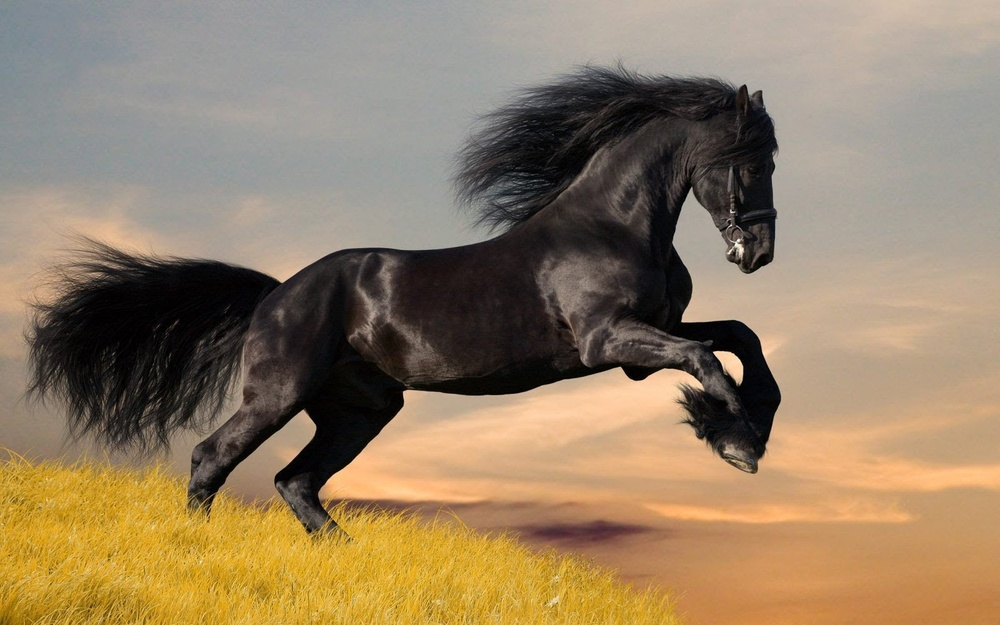
#> input picture Cavalo/cavalo.jpg, 1000 x 625 px, shrunk from 1600 x 1000 before the run
$ python processar_imagem.py
#> lines starting #> are read from the running program, lines starting #| are printed output that depends on the picture
import cv2
import numpy as np

# Carregar a imagem
imagem = cv2.imread('cavalo.jpg')
#> imagem is the input picture: shape (625, 1000, 3); mean B, G, R 100.6, 127.6, 147.6

# Separando os canais de cor em azul, verde e vermelho
azul, verde, vermelho = cv2.split(imagem)
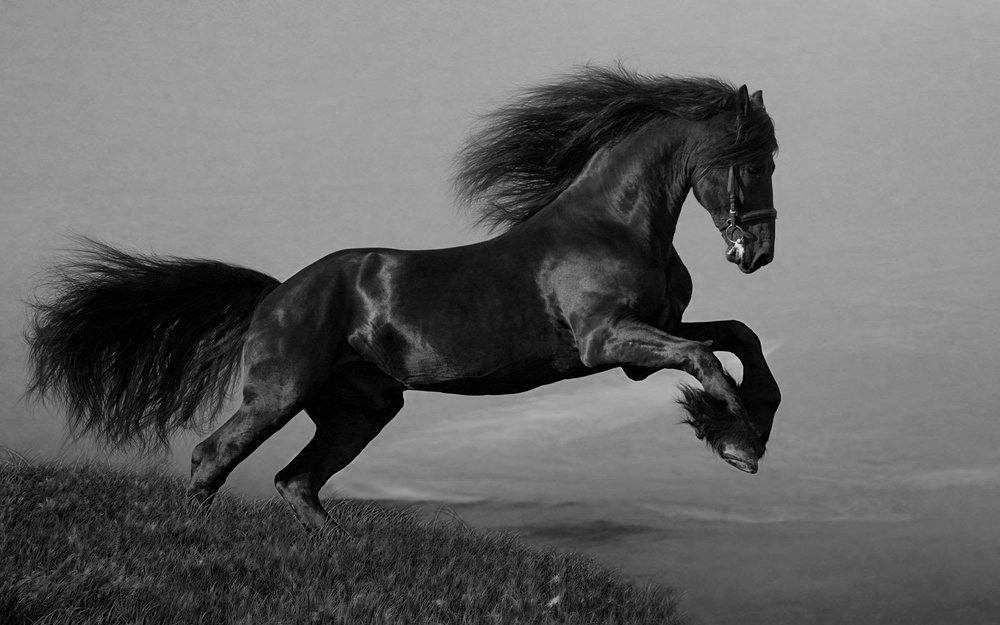
#> azul: shape (625, 1000); min 0, max 242, mean 100.6
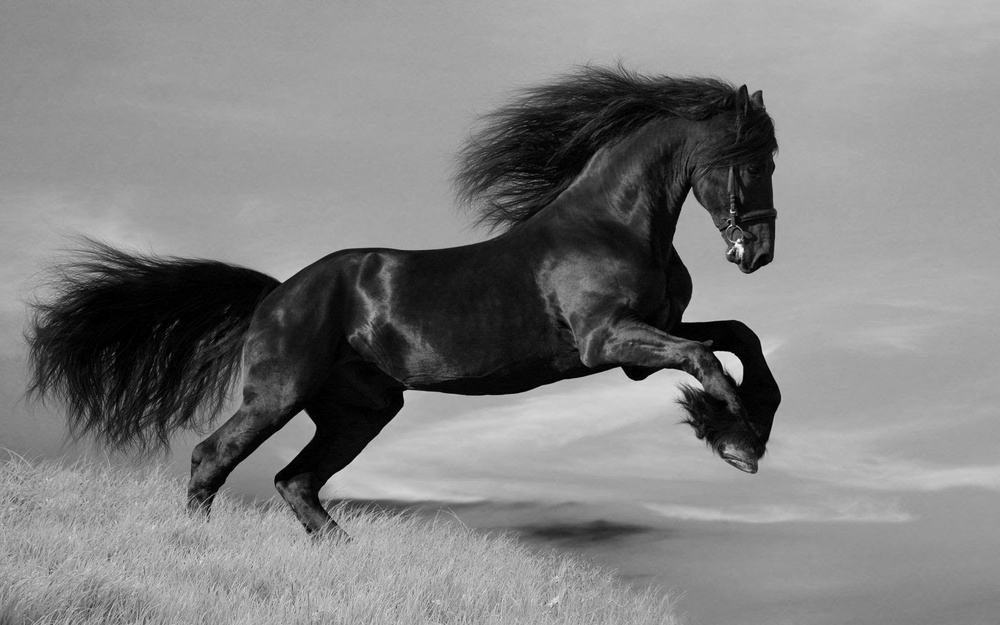
#> verde: shape (625, 1000); min 0, max 253, mean 127.6
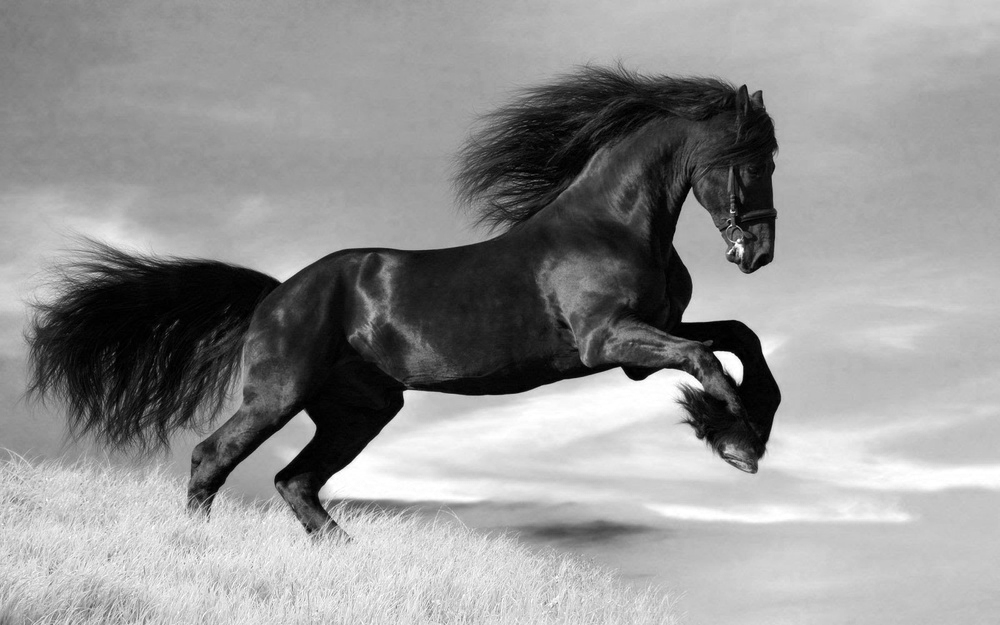
#> vermelho: shape (625, 1000); min 0, max 255, mean 147.6

# Mesclando os canais de cor, na ordem azul, verde e vermelho
imagem_mesclada = cv2.merge((azul, verde, vermelho))

# Invertendo os canais de cor
imagem_invertida = cv2.merge((vermelho, verde, azul))

# Criando uma imagem branca nas dimensões da imagem lida
blank = np.zeros(imagem.shape[:2], dtype='uint8')

# Abrindo as imagens por canais e mesclando com as matrizes de zero (blank)
canal_azul = cv2.merge([azul, blank, blank])
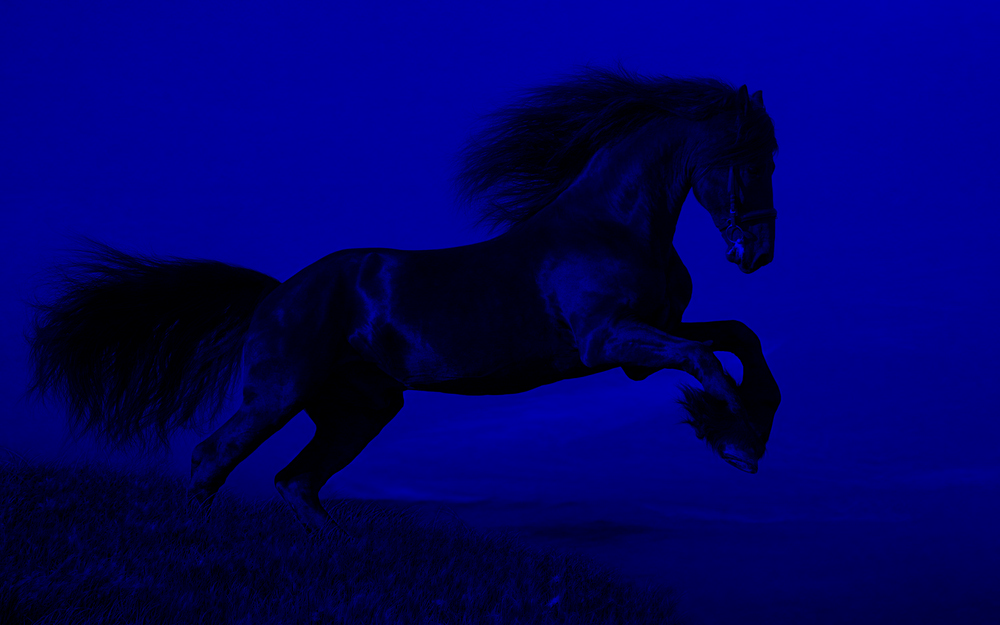
#> canal_azul: shape (625, 1000, 3); mean of channels 0, 1, 2 100.6, 0, 0; drawn as B, G, R
canal_verde = cv2.merge([blank, verde, blank])
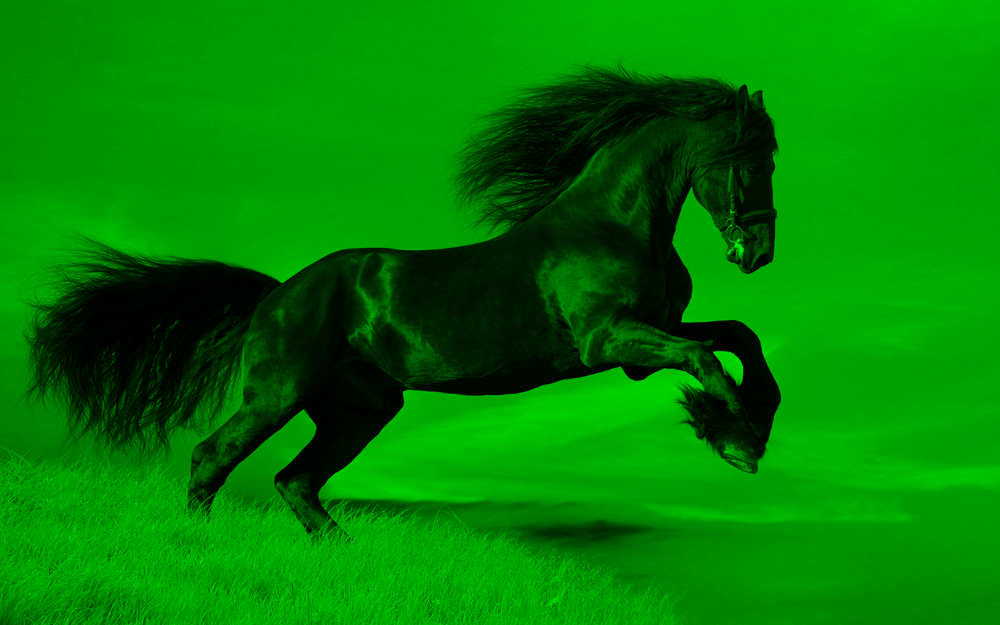
#> canal_verde: shape (625, 1000, 3); mean of channels 0, 1, 2 0, 127.6, 0; drawn as B, G, R
canal_vermelho = cv2.merge([blank, blank, vermelho])
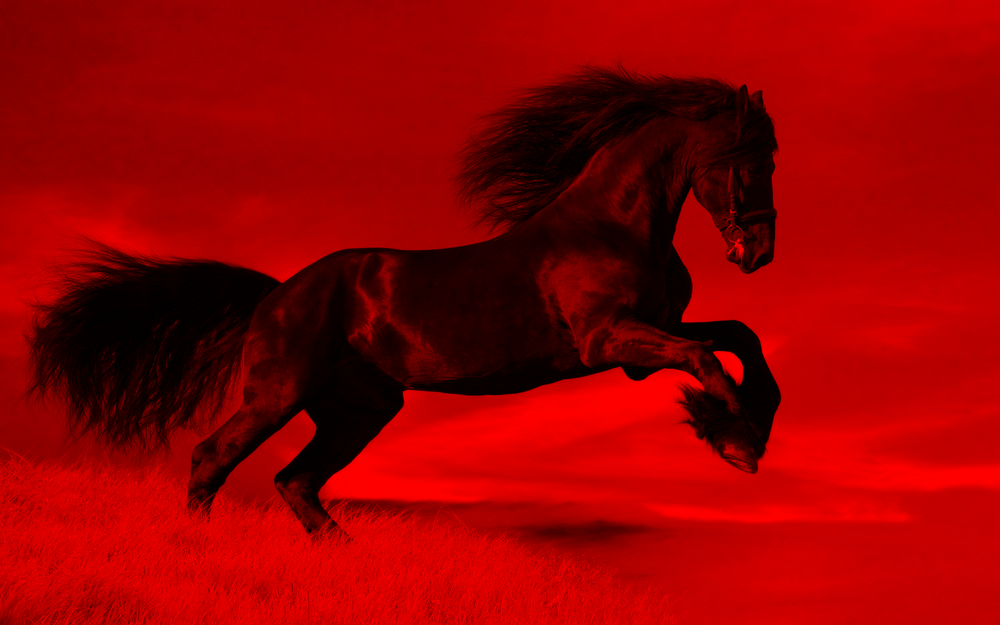
#> canal_vermelho: shape (625, 1000, 3); mean of channels 0, 1, 2 0, 0, 147.6; drawn as B, G, R

# Exibindo a imagem original
cv2.imshow('Imagem Original', imagem)

# Exibindo os canais de cores separadamente
cv2.imshow('Canal Azul', canal_azul)
cv2.imshow('Canal Verde', canal_verde)
cv2.imshow('Canal Vermelho', canal_vermelho)

# Exibindo a imagem mesclada
cv2.imshow('Imagem Mesclada', imagem_mesclada)

# Exibindo a imagem com canais invertidos
cv2.imshow('Imagem Invertida', imagem_invertida)

# Salvando as imagens dos canais
cv2.imwrite('Azul.png', canal_azul)
cv2.imwrite('Verde.png', canal_verde)
cv2.imwrite('Vermelho.png', canal_vermelho)

# Salvando a imagem mesclada e a imagem com os canais invertidos
cv2.imwrite('imagem_mesclada.png', imagem_mesclada)
cv2.imwrite('imagem_invertida.png', imagem_invertida)

# Esperar até que uma tecla seja pressionada
cv2.waitKey(0)

# Fechar todas as janelas
cv2.destroyAllWindows()
